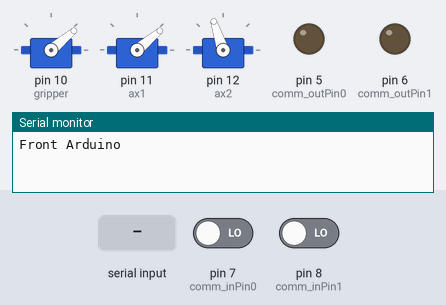
Recording of a sketch running on a simulated Arduino Uno, built with avr-gcc and run on an emulated ATmega328P. Parts: 3 × servo, output pins drawn as LEDs (lit = HIGH), the last lines printed to the serial monitor. The inputs (shaded band) are chosen by the test bench; at power-on: pin 7 (comm_inPin0) LOW, pin 8 (comm_inPin1) LOW.

Above: at 1.2 s.
1.3 s: "90,45\n" received over Serial
At 5.0 s:
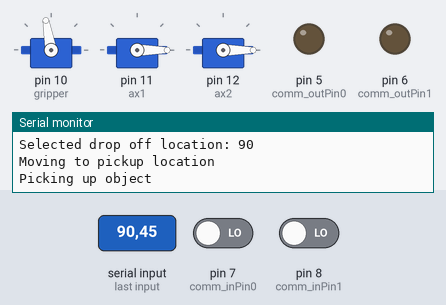
At 6.8 s:
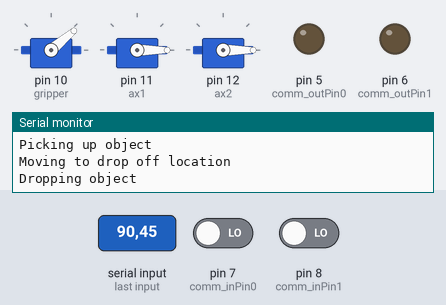
Timing chart, 0 to 11.4 s (numbered marks = the images above; inputs shaded):
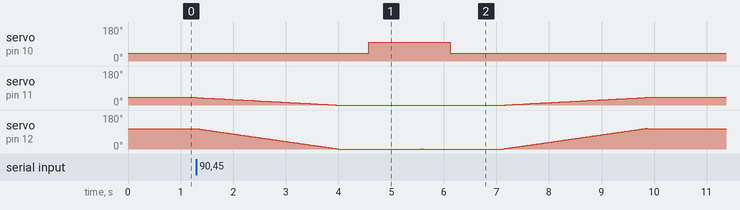

The sketch:

thirdeye.ino
```cpp
#include <Servo.h>

Servo gripper;
Servo ax1;
Servo ax2;

const int comm_outPin0 = 5;
const int comm_outPin1 = 6;
const int comm_inPin0  = 7;
const int comm_inPin1  = 8;

int gr_open = 40;
int gr_close = 100;

const float HOME_AX1 = 40;
const float HOME_AX2 = 108;
int digitOne;
int digitTwo;
float ax1_current = HOME_AX1;
float ax2_current = HOME_AX2;

const float t1ax1 = 40;
const float t1ax2 = 108;
const float t2ax1 = 60;
const float t2ax2 = 90;
const float t3ax1 = 80;
const float t3ax2 = 70;

void moveTopos(float ax1s, float ax1e, float ax2s, float ax2e) {
  float num_steps_1 = ax1e - ax1s;
  float num_steps_2 = ax2e - ax2s;
  float num_steps = 0;
  if (abs(num_steps_1) >= abs(num_steps_2)) {
    num_steps = abs(num_steps_1);
  } else {
    num_steps = abs(num_steps_2);
  }
  float inc1 = num_steps_1 / num_steps;
  float inc2 = num_steps_2 / num_steps;
  for (float stp = 0; stp <= num_steps; stp += 1) {
    ax1_current += inc1;
    ax1.write(ax1_current);
    ax2_current += inc2;
    ax2.write(ax2_current);
    delay(25);
  }
  ax1_current = ax1e;
  ax1.write(ax1_current);
  ax2_current = ax2e;
  ax2.write(ax2_current);
  delay(25);
}


int updateInternalPos(int x, int y){
  if (x==0 && y==1){
    return 1;
  }
  if (x==1 && y==0){
    return 2;
  }
  if (x==1 && y==1){
    return 3;
  }
}

void setTargetState(int target) {
  int bit0 = 0;
  int bit1 = 0;

  switch (target) {
    case 1: bit0 = 0; bit1 = 1; break;
    case 2: bit0 = 1; bit1 = 0; break;
    case 3: bit0 = 1; bit1 = 1; break;
    default: bit0 = 0; bit1 = 0; break;
  }

  digitalWrite(comm_outPin0, bit0);
  digitalWrite(comm_outPin1, bit1);
}

void setup() {
  Serial.begin(9600);
  gripper.attach(10);

  ax1.attach(11);
  ax2.attach(12);

  pinMode(5, OUTPUT);
  pinMode(6, OUTPUT);
  pinMode(7, INPUT);
  pinMode(8, INPUT);

  ax1_current = HOME_AX1;
  ax2_current = HOME_AX2;

  ax1.write(ax1_current);
  ax2.write(ax2_current);

  gripper.write(gr_open);
  Serial.println("Front Arduino");

  digitalWrite(5, 0);
  digitalWrite(6, 1);
}


void loop() {
  digitOne = digitalRead(7);
  digitTwo = digitalRead(8);
  digitalWrite(5, digitOne);
  digitalWrite(6, digitTwo);
  int sourceState = updateInternalPos(digitOne, digitTwo);

  if (Serial.available() >0 ) {

  int dropTarget = Serial.parseInt();
  Serial.print("Selected drop off location: ");
  Serial.println(dropTarget);
  float pickupAx1, pickupAx2, dropAx1, dropAx2;
  if (sourceState == 1) {
    pickupAx1 = t1ax1;
    pickupAx2 = t1ax2;
  } else if (sourceState == 2) {
    pickupAx1 = t2ax1;
    pickupAx2 = t2ax2;
  } else if (sourceState == 3) {
    pickupAx1 = t3ax1;
    pickupAx2 = t3ax2;
  }
  if (dropTarget == 1) {
    dropAx1 = t1ax1;
    dropAx2 = t1ax2;
  } else if (dropTarget == 2) {
    dropAx1 = t2ax1;
    dropAx2 = t2ax2;
  } else if (dropTarget == 3) {
    dropAx1 = t3ax1;
    dropAx2 = t3ax2;
  }

  Serial.println("Moving to pickup location");
  moveTopos(ax1_current, pickupAx1, ax2_current, pickupAx2);
  delay(500);
  Serial.println("Picking up object");
  gripper.write(gr_close);
  delay(1000);
  Serial.println("Moving to drop off location");
  moveTopos(ax1_current, dropAx1, ax2_current, dropAx2);
  delay(500);
  Serial.println("Dropping object");
  gripper.write(gr_open);
  delay(1000);
  Serial.println("Returning to home location");
  moveTopos(ax1_current, HOME_AX1, ax2_current, HOME_AX2);
  delay(500);
  setTargetState(dropTarget);
  Serial.print("New object location set to Target ");
  Serial.println(dropTarget);
  delay(3000);
    }
}
```

Measured:
- after the input at 1.3 s, servo on pin 10 (gripper): 40° → 100° after 3.3 s, → 40° 1.6 s later
